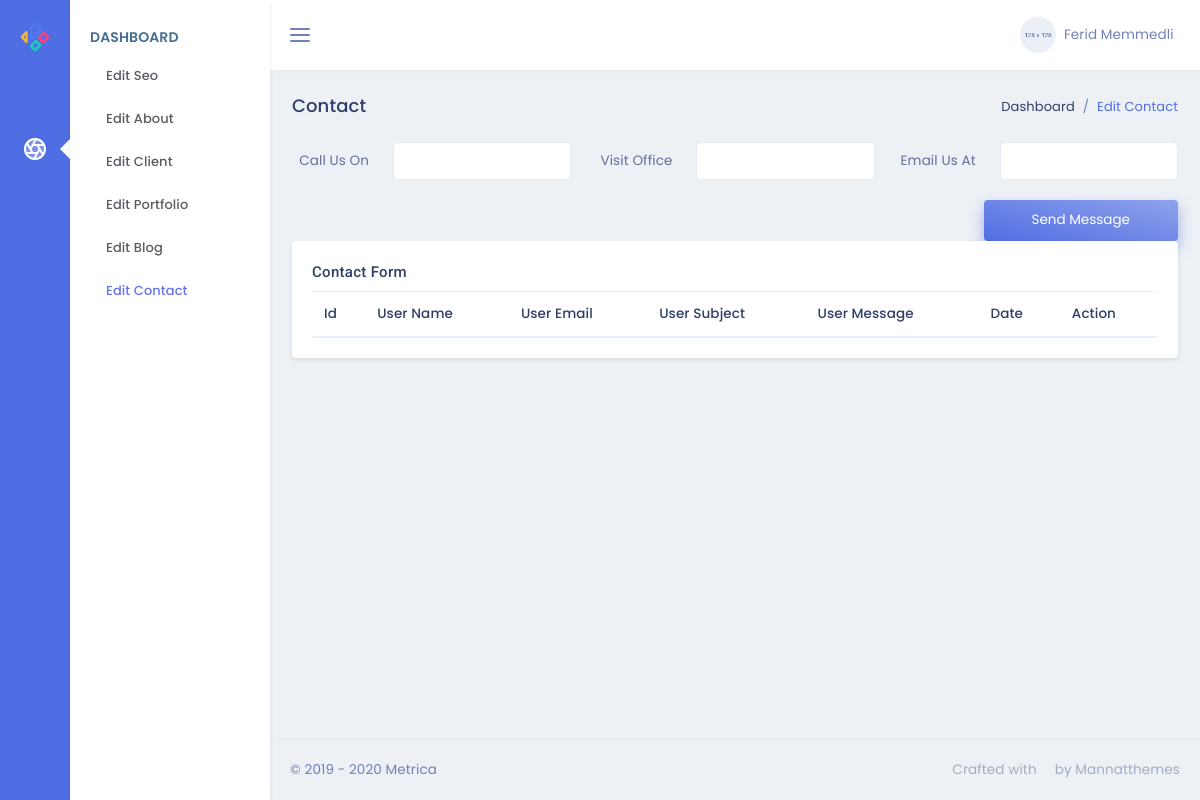
The page /admin/ on the database as committed earlier.
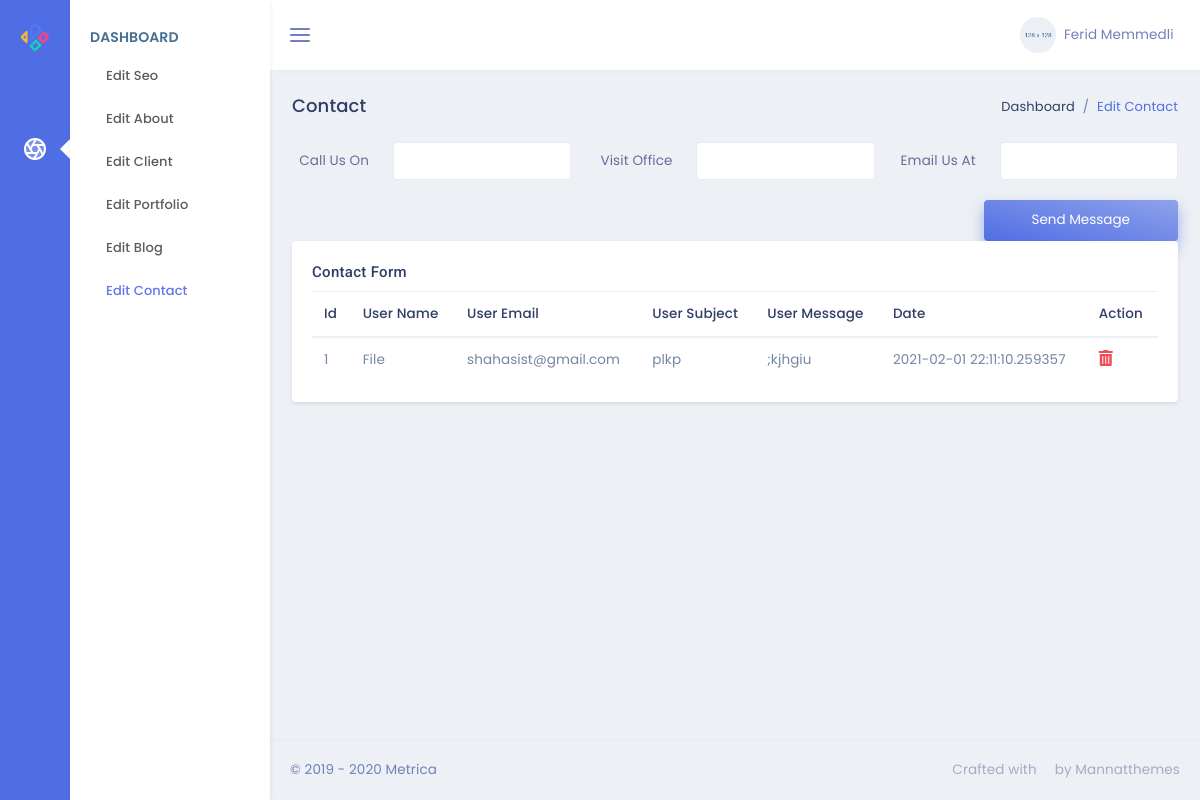
The same page on the database as committed later.
### models.py (models this page shows)
class Form(db.Model):
    id = db.Column(db.Integer, primary_key=True)
    userName = db.Column(db.String(50),nullable=False)
    userEmail = db.Column(db.String(50),nullable=False)
    userSubject = db.Column(db.String(100),nullable=False)
    userMessage = db.Column(db.Text,nullable=False)
    userDate = db.Column(db.DateTime,default=datetime.now())

### admin/routes.py (the view)
@admin.route('/',methods=['GET','POST'])
def adminPage():
    form=Form.query.all()
    return render_template('admin/index.html',form=form)

### admin/templates/admin/index.html
{% extends "admin/layout.html" %}
{% block contentAdmin %}
<div class="row">
    <div class="col-sm-12">
        <div class="page-title-box">
            <div class="float-right">
                <ol class="breadcrumb">
                    <li class="breadcrumb-item"><a href="javascript:void(0);">Dashboard</a></li>
                    <li class="breadcrumb-item active">Edit Contact</li>
                </ol>
            </div>
            <h4 class="page-title">Contact</h4>
        </div>
    </div>
</div>
<form method="POST" class="row">
    <div class="col-4">
        <div class="form-group row">
            <label for="example-text-input" class="col-4 col-form-label text-right">Call Us On</label>
            <div class="col-8">
                <input class="form-control" name="elaqe" type="text" id="example-text-input">
            </div>
        </div>
    </div>
    <div class="col-4">
        <div class="form-group row">
            <label for="example-text-input" class="col-4 col-form-label text-right">Visit Office</label>
            <div class="col-8">
                <input class="form-control" name="unvan" type="text" id="example-text-input">
            </div>
        </div>
    </div>
    <div class="col-4">
        <div class="form-group row">
            <label for="example-text-input" class="col-4 col-form-label text-right">Email Us At</label>
            <div class="col-8">
                <input class="form-control" name="email" type="email" id="example-text-input">
            </div>
        </div>
    </div>
    <div class="col-sm-12 text-right">
        <button type="submit" class="btn btn-gradient-primary px-5 py-2">Send Message</button>
    </div>
</form>
<div class="row">
    <div class="col-lg-12">
        <div class="card">
            <div class="card-body">
                <h4 class="mt-0 header-title">Contact Form</h4>
                <div class="table-responsive">
                    <table class="table table-striped mb-0">
                        <thead>
                            <tr>
                                <th>Id</th>
                                <th>User Name</th>
                                <th>User Email</th>
                                <th>User Subject</th>
                                <th>User Message</th>
                                <th>Date</th>
                                <th>Action</th>
                            </tr>
                        </thead>
                        <tbody>
                            {% for form in form %}
                            <tr>
                                <td>{{form.id}}</td>
                                <td>{{form.userName}}</td>
                                <td>{{form.userEmail}}</td>
                                <td>{{form.userSubject}}</td>
                                <td>{{form.userMessage}}</td>
                                <td>{{form.userDate}}</td>
                                <td>
                                    <a href="/admin/deleteform/{{form.id}}"><i
                                            class="fas fa-trash-alt text-danger font-16"></i></a>
                                </td>
                            </tr>
                            {% endfor %}
                        </tbody>
                    </table>
                </div>
            </div>
        </div>
    </div>
</div>
{% endblock %}

### admin/templates/admin/layout.html (shortened to what this page needs)
<!DOCTYPE html>
<html lang="en">
<head>
    <link href="./static/plugins/dropify.min.css" rel="stylesheet">
    <link href="./static/assets/css/bootstrap.min.css" rel="stylesheet" type="text/css" />
    <link href="./static/assets/css/jquery-ui.min.css" rel="stylesheet">
    <link href="./static/assets/css/icons.min.css" rel="stylesheet" type="text/css" />
    <link href="./static/assets/css/metisMenu.min.css" rel="stylesheet" type="text/css" />
    <link href="./static/assets/css/app.min.css" rel="stylesheet" type="text/css" />
</head>
<body>
    <div class="leftbar-tab-menu">
        <div class="main-icon-menu">
            <a href="{{url_for('admin.adminPage')}}" class="logo logo-metrica d-block text-center">
                <span>
                    <img src="./static/assets/images/logo-sm.png" alt="logo-small" class="logo-sm">
                </span>
            </a>
            <nav class="nav">
                <a href="#MetricaProject" class="nav-link" data-toggle="tooltip-custom" data-placement="right" title=""
                    data-original-title="Project" data-trigger="hover">
                    <i data-feather="aperture" class="align-self-center menu-icon icon-dual"></i>
                </a>
            </nav>
        </div>
        <div class="main-menu-inner">
            <div class="menu-body slimscroll">
                <div id="MetricaProject" class="main-icon-menu-pane">
                    <div class="title-box">
                        <h6 class="menu-title">Dashboard</h6>
                    </div>
                    <ul class="nav">
                        <li class="nav-item"><a class="nav-link" href="{{url_for('admin.adminSeo')}}">Edit Seo</a></li>
                        <li class="nav-item"><a class="nav-link" href="{{url_for('admin.adminAbout')}}">Edit About</a></li>
                        <li class="nav-item"><a class="nav-link" href="#">Edit Client</a></li>
                        <li class="nav-item"><a class="nav-link" href="#">Edit Portfolio</a></li>
                        <li class="nav-item"><a class="nav-link" href="{{url_for('admin.adminBlog')}}">Edit Blog</a>
                        </li>
                        <li class="nav-item"><a class="nav-link" href="{{url_for('admin.adminPage')}}">Edit Contact</a></li>
                    </ul>
                </div>
            </div>
        </div>
    </div>
    <div class="topbar">
        <nav class="navbar-custom">
            <ul class="list-unstyled topbar-nav float-right mb-0">
                <li class="dropdown">
                    <a class="nav-link dropdown-toggle waves-effect waves-light nav-user" data-toggle="dropdown"
                        href="#" role="button" aria-haspopup="false" aria-expanded="false">
                        <img src="./static/assets/images/users/user-4.jpg" alt="profile-user" class="rounded-circle" />
                        <span class="ml-1 nav-user-name hidden-sm">Ferid Memmedli <i class="mdi mdi-chevron-down"></i> </span>
                    </a>
                </li>
            </ul>
            <ul class="list-unstyled topbar-nav mb-0">
                <li>
                    <button class="button-menu-mobile nav-link">
                        <i data-feather="menu" class="align-self-center"></i>
                    </button>
                </li>
            </ul>
        </nav>
    </div>
    <div class="page-wrapper">
        <div class="page-content-tab">
            <div class="container-fluid">
                {% block contentAdmin %}
                {% endblock %}
            </div>
            <footer class="footer text-center text-sm-left">
                &copy; 2019 - 2020 Metrica <span class="text-muted d-none d-sm-inline-block float-right">Crafted with <i
                        class="mdi mdi-heart text-danger"></i> by Mannatthemes</span>
            </footer>
        </div>
    </div>
</body>
</html>

Rows that differ between the two databases and show on the page:
added Form: id "1", userName "File", userEmail "shahasist@gmail.com", userSubject "plkp", userMessage ";kjhgiu", userDate "2021-02-01 22:11:10.259357"
